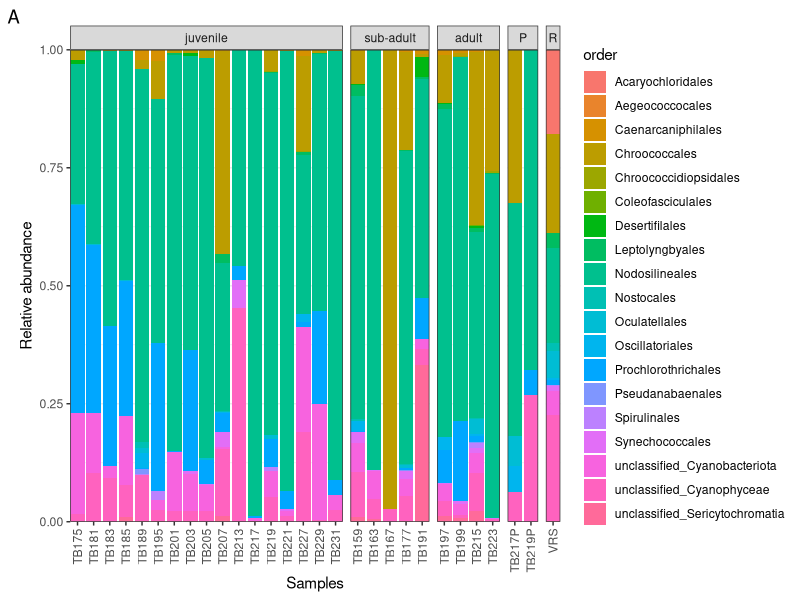
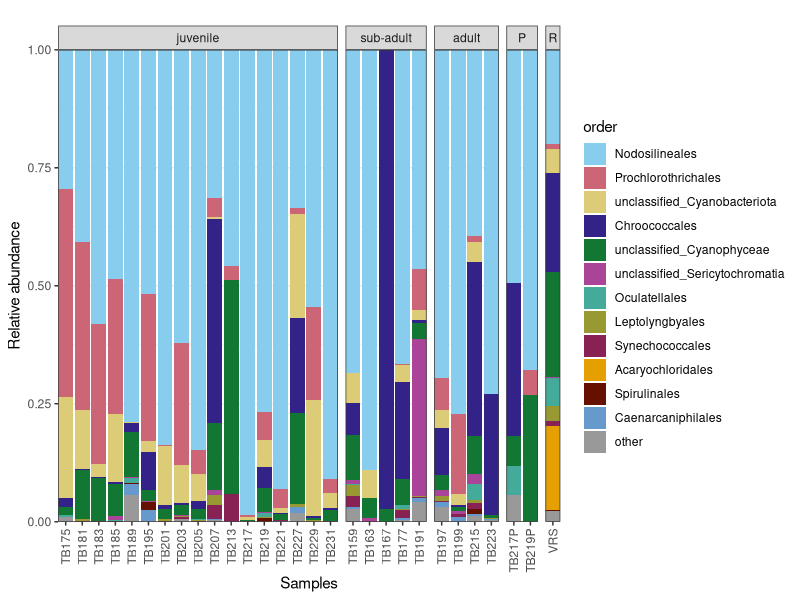
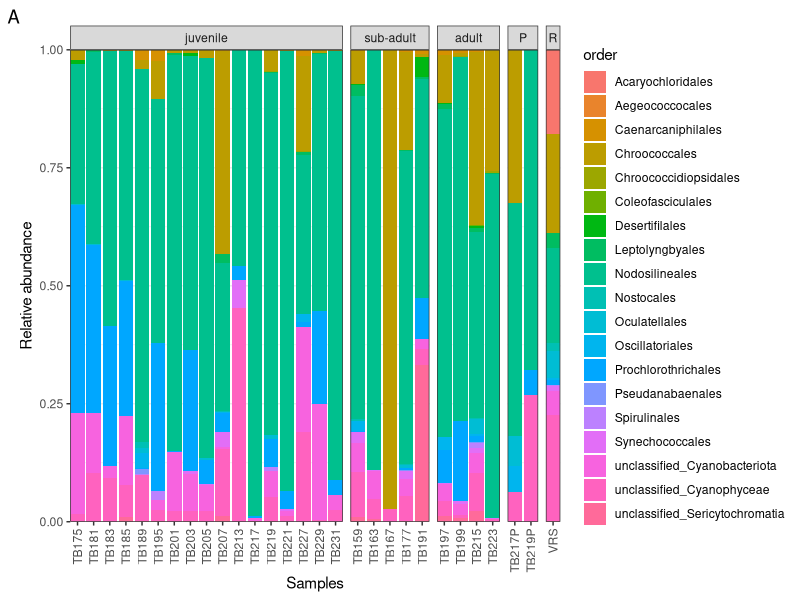
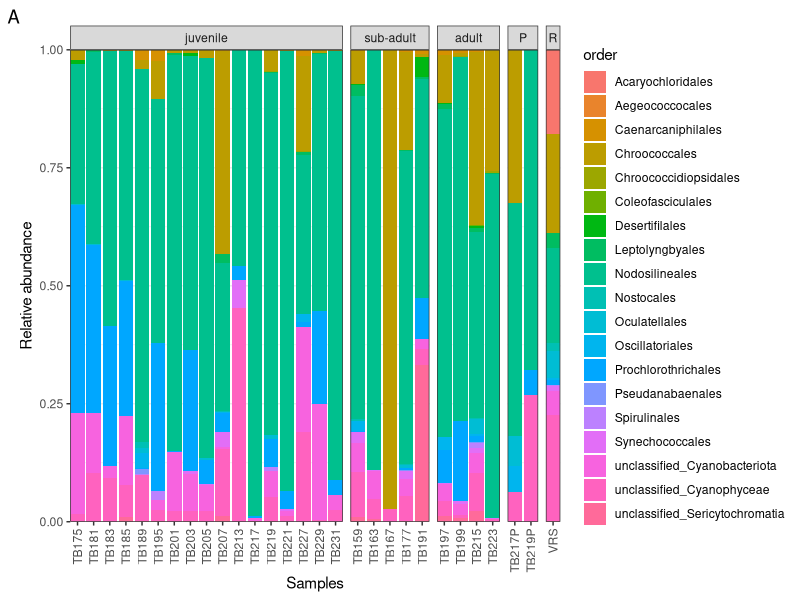
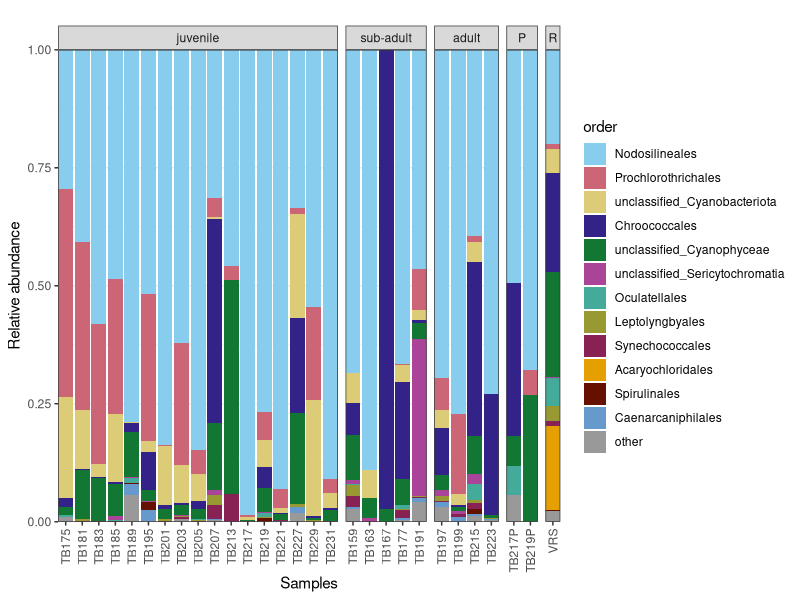
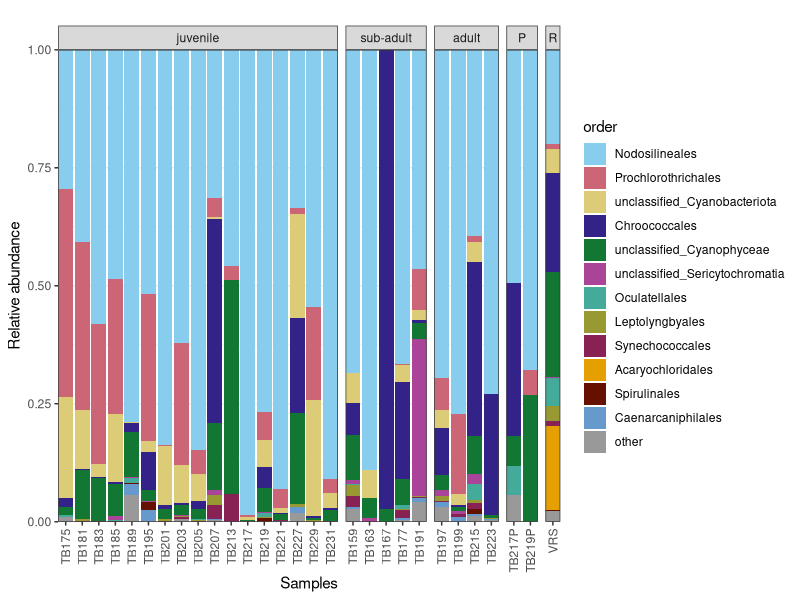

Write R code to recreate these figures, in order.
# Loading required packages
library(tidyverse)
library(RColorBrewer)
library(patchwork)

safe_colorblind_palette <- c("#88CCEE","#CC6677","#DDCC77","#332288","#117733",
                             "#AA4499","#44AA99","#999933","#882255","#E69F00",
                             "#661100","#6699CC","#999999")
                             

# Importing dataset (exported from taxa barplot QIIME2 QZV artifact)
order_raw <- read.csv(file = "data/taxabarplots-cyano-V6-level-4-order.csv", 
                      header = TRUE)

# Creating working table version - wide format
order_wide <- order_raw

# Visualizing original column names
print(colnames(order_raw))

# Changing column names to keep only short names for Orders
for(i in 1:length(colnames(order_wide))) {
  if(grepl("k__Bacteria.p__Cyanobacteriota.", 
           colnames(order_wide)[i])) {
    colnames(order_wide)[i] <- gsub("k__Bacteria.p__Cyanobacteriota.", "",
                                   colnames(order_wide)[i])
  }
}

for(i in 1:length(colnames(order_wide))) {
  if(grepl("c__Cyanophyceae.o__", 
           colnames(order_wide)[i])) {
    colnames(order_wide)[i] <- gsub("c__Cyanophyceae.o__", "",
                               colnames(order_wide)[i])
  }
}

order_wide <- order_wide %>%
  rename(unclassified_Cyanophyceae = "c__Cyanophyceae.__", 
         Caenarcaniphilales = "c__Vampirivibrionia.o__Caenarcaniphilales",
         unclassified_Cyanobacteriota = "__.__",
         unclassified_Sericytochromatia = "c__Sericytochromatia.o__")

# Checking the changed names
print(colnames(order_wide))

# Converting the table in long format for plotting
cyano_cols <- names(order_wide)[2:20]
order_long <- order_wide %>%
  pivot_longer(
    cols = all_of(cyano_cols),
    names_to = "order",
    values_to = "count"
  )

# Changing sample names
order_long <- order_long %>%
  mutate(index = str_remove(index, "V6-"))

# Changing names
order_long <- order_long %>%
  mutate(Age = case_when(
    Age == "rocks" ~ "R",
    Age == "pool" ~ "P",
    TRUE ~ Age  # Keep other values unchanged
  ))

# Removing negative control sample
order_long <- order_long %>%
  filter(index != "negctrl")


# Making stacked bar plot - all orders
plot_order <- ggplot(order_long, aes(x = index, y = count, fill = order)) +
  geom_bar(stat = "identity", position = "fill") +
  labs(x = "Samples", y = "Relative abundance", tag = "A") +
  theme_bw() +
  theme(axis.text.x = element_text(angle = 90, vjust = 0.5)) +
  #guides(fill = "none") +
  #scale_fill_brewer(palette = "Dark")+
  facet_grid(.~ factor(Age, 
                       levels=c("juvenile", "sub-adult", "adult", "P", "R")),
             scales = "free_x", space="free")+
  coord_cartesian(ylim = c(0, NA), expand = FALSE)
plot_order

# Saving last generated plot
ggsave(filename = "figures/taxa_bar_plot_order_all.pdf", 
       width = 6.75, height = 6, device = cairo_pdf)
ggsave(filename = "figures/taxa_bar_order_all.jpg", 
       width = 6.75, height = 6, dpi = 300)

### Filtering and plotting only top 10 orders
# Defining metadata columns
metadata <- order_long %>% select(sample(1:15)) %>% distinct()

# Calculate total counts of each organism across the entire dataset
total_counts <- order_long %>%
  group_by(order) %>%
  summarise(total_count = sum(count), .groups = 'drop') %>%
  arrange(desc(total_count))

# Identify the top 12 organisms
top_12_order <- total_counts %>%
  slice_head(n = 12) %>%
  pull(order)

# View the top 12 organisms
print(top_12_order)

# Label the top 12 organisms and aggregate the rest as "other"
order_labeled <- order_long %>%
  mutate(order = if_else(order %in% top_12_order, order, "other")) %>%
  group_by(index, order) %>%
  summarise(count = sum(count), .groups = 'drop')

# Ensure the organism column is a factor with correct levels
order_labeled <- order_labeled %>%
  mutate(order = factor(order, levels = c(top_12_order, "other")))

# Merge Back with Metadata
order_labeled <- order_labeled %>%
   left_join(metadata, by = "index")

# Making stacked bar plot - top 12 orders
plot_order_top12 <- ggplot(order_labeled, 
                           aes(x = index, y = count, fill = order)) +
  geom_bar(stat = "identity", position = "fill") +
  labs(x = "Samples", y = "Relative abundance", tag = "") +
  theme_bw() +
  theme(axis.text.x = element_text(angle = 90, vjust = 0.5)) +
  #guides(fill = "none") +
  #scale_fill_brewer(palette = "Set3")+
  scale_fill_manual(values = safe_colorblind_palette)+
  facet_grid(.~ factor(Age, 
                       levels=c("juvenile", "sub-adult", "adult", "P", "R")),
             scales = "free_x", space="free")+
  coord_cartesian(ylim = c(0, NA), expand = FALSE)
plot_order_top12

# Saving last generated plot
ggsave(filename = "figures/taxa_bar_plot_order_top12.pdf", 
       width = 6.75, height = 4, device = cairo_pdf)
ggsave(filename = "figures/taxa_bar_order_top12.jpg", 
       width = 6.75, height = 4, dpi = 300)

### Order ratios across dataset

# Ensure the first column is treated as row names (if needed)
order_wide <- order_wide %>% column_to_rownames(var = "index")

# Calculate the total abundance for each sample
order_wide <- order_wide %>%
  rowwise() %>%
  mutate(total_abundance = sum(c_across(all_of(cyano_cols))))

# Calculate the ratio of each species' abundance for each sample
data_ratio <- order_wide %>%
  mutate(across(all_of(cyano_cols), ~ . / total_abundance))

# Drop the total_abundance column
data_ratio <- data_ratio %>% select(-total_abundance)

# Convert the rowwise data frame back to a regular data frame for summarization
data_ratio <- ungroup(data_ratio)

# Calculate the median ratio for each species across all samples
median_ratios <- data_ratio %>%
  summarise(across(all_of(cyano_cols), median, na.rm = TRUE))

# Organize orders into single column
median_ratios_long <- median_ratios %>%
  pivot_longer(
    cols = everything(),
    names_to = "order",
    values_to = "median ratio")

# Visualize the result
view(median_ratios_long)

# Calculate the total abundance for each order across all samples
total_abundance_order <- colSums(order_wide[ , cyano_cols])

# Calculate the total abundance of all orders across all samples
total_abundance_all <- sum(total_abundance_order)

# Calculate the ratio for each order
order_ratio <- total_abundance_order / total_abundance_all

# Convert the order ratios to a data frame
order_ratio_df <- data.frame(
  Ratio = order_ratio)

# Arrange the data frame from highest to lowest ratio
order_ratio_df <- order_ratio_df %>%
  arrange(desc(Ratio))

# View the sorted order ratios
print(order_ratio_df)

# View the order ratios
view(order_ratio_df)
